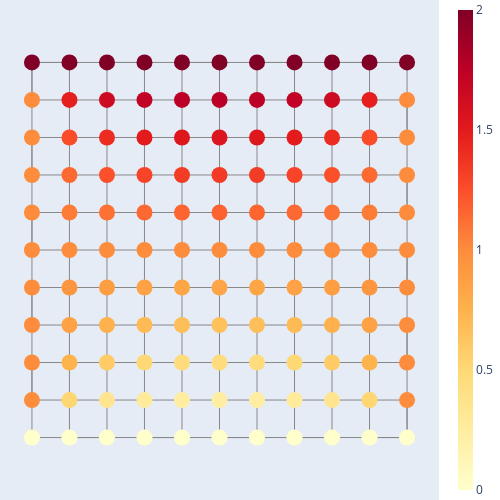

Notebook code cell kept with this figure:
### Markdown cell above
## Examples on a Lattice 

Now we consider the same problems on a lattice with a defect. 

### Node with Dirichlet condition

We assume that inside $\Omega$ is a node with a zero Dirichlet condition. The defect is at a node that is in $\Omega$ but not in $A^-$ so we can use both interior reproduction formulas to achieve cloaking.

### Code cell
#Sample solution 
include("RWC.jl")
lat_data = RWC.gen_lattice()
Random.seed!(20)
uB = ones(lat_data.nB) # boundary condition
uB[1:11] .= 0
#[uB[i:(i+1)] = 1 .+ uB[(i-2):(i-1)] for i ∈ 12:2:28]
#uB[30:end] .= 10
uB[30:end] .=2
uI = - lat_data.Lap[lat_data.I,lat_data.I] \ (lat_data.Lap[lat_data.I,lat_data.B]*uB)
u = zeros(lat_data.nV); u[lat_data.I] = uI; u[lat_data.B] = uB

#Plot perfect lattice 
RWC.plot_lat_function(lat_data,u)

### Figure 1 — Plotly figure (JSON) as saved in the notebook; plotly's stock layout.template omitted (floating-point values rounded to 4 significant figures)
{"data": [{"line": {"color": "#888", "width": 1}, "mode": "lines", "type": "scatter", "x": [1, 2, 3, 4, 5, 6, 7, 8, 9, 10, 11, 11, 10, 9, 8, 7, 6, 5, 4, 3, 2, 1, 1, 2, 3, 4, 5, 6, 7, 8, 9, 10, 11, 11, 10, 9, 8, 7, 6, 5, 4, 3, 2, 1, 1, 2, 3, 4, 5, 6, 7, 8, 9, 10, 11, 11, 10, 9, 8, 7, 6, 5, 4, 3, 2, 1, 1, 2, 3, 4, 5, 6, 7, 8, 9, 10, 11, 11, 10, 9, 8, 7, 6, 5, 4, 3, 2, 1, 1, 2, 3, 4, 5, 6, 7, 8, 9, 10, 11, 11, 10, 9, 8, 7, 6, 5, 4, 3, 2, 1, 1, 2, 3, 4, 5, 6, 7, 8, 9, 10, 11], "y": [1, 1, 1, 1, 1, 1, 1, 1, 1, 1, 1, 2, 2, 2, 2, 2, 2, 2, 2, 2, 2, 2, 3, 3, 3, 3, 3, 3, 3, 3, 3, 3, 3, 4, 4, 4, 4, 4, 4, 4, 4, 4, 4, 4, 5, 5, 5, 5, 5, 5, 5, 5, 5, 5, 5, 6, 6, 6, 6, 6, 6, 6, 6, 6, 6, 6, 7, 7, 7, 7, 7, 7, 7, 7, 7, 7, 7, 8, 8, 8, 8, 8, 8, 8, 8, 8, 8, 8, 9, 9, 9, 9, 9, 9, 9, 9, 9, 9, 9, 10, 10, 10, 10, 10, 10, 10, 10, 10, 10, 10, 11, 11, 11, 11, 11, 11, 11, 11, 11, 11, 11]}, {"line": {"color": "#888", "width": 1}, "mode": "lines", "type": "scatter", "x": [1, 1, 1, 1, 1, 1, 1, 1, 1, 1, 1, 2, 2, 2, 2, 2, 2, 2, 2, 2, 2, 2, 3, 3, 3, 3, 3, 3, 3, 3, 3, 3, 3, 4, 4, 4, 4, 4, 4, 4, 4, 4, 4, 4, 5, 5, 5, 5, 5, 5, 5, 5, 5, 5, 5, 6, 6, 6, 6, 6, 6, 6, 6, 6, 6, 6, 7, 7, 7, 7, 7, 7, 7, 7, 7, 7, 7, 8, 8, 8, 8, 8, 8, 8, 8, 8, 8, 8, 9, 9, 9, 9, 9, 9, 9, 9, 9, 9, 9, 10, 10, 10, 10, 10, 10, 10, 10, 10, 10, 10, 11, 11, 11, 11, 11, 11, 11, 11, 11, 11, 11], "y": [1, 2, 3, 4, 5, 6, 7, 8, 9, 10, 11, 11, 10, 9, 8, 7, 6, 5, 4, 3, 2, 1, 1, 2, 3, 4, 5, 6, 7, 8, 9, 10, 11, 11, 10, 9, 8, 7, 6, 5, 4, 3, 2, 1, 1, 2, 3, 4, 5, 6, 7, 8, 9, 10, 11, 11, 10, 9, 8, 7, 6, 5, 4, 3, 2, 1, 1, 2, 3, 4, 5, 6, 7, 8, 9, 10, 11, 11, 10, 9, 8, 7, 6, 5, 4, 3, 2, 1, 1, 2, 3, 4, 5, 6, 7, 8, 9, 10, 11, 11, 10, 9, 8, 7, 6, 5, 4, 3, 2, 1, 1, 2, 3, 4, 5, 6, 7, 8, 9, 10, 11]}, {"marker": {"color": [0, 0, 0, 0, 0, 0, 0, 0, 0, 0, 0, 1, 0.5221, 0.3462, 0.2744, 0.2448, 0.2366, 0.2448, 0.2744, 0.3462, 0.5221, 1, 1, 0.7424, 0.5882, 0.5067, 0.4681, 0.4568, 0.4681, 0.5067, 0.5882, 0.7424, 1, 1, 0.8592, 0.7577, 0.696, 0.6641, 0.6544, 0.6641, 0.696, 0.7577, 0.8592, 1, 1, 0.9367, 0.8874, 0.8554, 0.838, 0.8326, 0.838, 0.8554, 0.8874, 0.9367, 1, 1, 1.0, 1.0, 1, 1.0, 1.0, 1.0, 1.0, 1.0, 1.0, 1, 1, 1.063, 1.113, 1.145, 1.162, 1.167, 1.162, 1.145, 1.113, 1.063, 1, 1, 1.141, 1.242, 1.304, 1.336, 1.346, 1.336, 1.304, 1.242, 1.141, 1, 1, 1.258, 1.412, 1.493, 1.532, 1.543, 1.532, 1.493, 1.412, 1.258, 1, 1, 1.478, 1.654, 1.726, 1.755, 1.763, 1.755, 1.726, 1.654, 1.478, 1, 2, 2, 2, 2, 2, 2, 2, 2, 2, 2, 2], "colorbar": {"thickness": 15}, "colorscale": [[0, "#FFFFCC"], [0.125, "#FFEDA0"], [0.25, "#FED976"], [0.375, "#FEB24C"], [0.5, "#FD8D3C"], [0.625, "#FC4E2A"], [0.75, "#E31A1C"], [0.875, "#BD0026"], [1, "#800026"]], "showscale": true, "size": 16}, "mode": "markers", "text": ["Net particle charge: 0.0", "Net particle charge: 0.0", "Net particle charge: 0.0", "Net particle charge: 0.0", "Net particle charge: 0.0", "Net particle charge: 0.0", "Net particle charge: 0.0", "Net particle charge: 0.0", "Net particle charge: 0.0", "Net particle charge: 0.0", "Net particle charge: 0.0", "Net particle charge: 1.0", "Net particle charge: 0.5221499807155788", "Net particle charge: 0.3462030046981656", "Net particle charge: 0.2744145443215466", "Net particle charge: 0.24477398097303762", "Net particle charge: 0.23658654347987818", "Net particle charge: 0.2447739809730375", "Net particle charge: 0.27441454432154655", "Net particle charge: 0.3462030046981655", "Net particle charge: 0.5221499807155788", "Net particle charge: 1.0", "Net particle charge: 1.0", "Net particle charge: 0.7423969181641499", "Net particle charge: 0.588247493755537", "Net particle charge: 0.5066811916149833", "Net particle charge: 0.46809483609072566", "Net particle charge: 0.4567982119734375", "Net particle charge: 0.46809483609072533", "Net particle charge: 0.506681191614983", "Net particle charge: 0.5882474937555366", "Net particle charge: 0.7423969181641497", "Net particle charge: 1.0", "Net particle charge: 1.0", "Net particle charge: 0.8591901981854831", "Net particle charge: 0.7577088605448489", "Net particle charge: 0.6959678922921241", "Net particle charge: 0.6641259598014441", "Net particle charge: 0.6544166322324209", "Net particle charge: 0.6641259598014437", "Net particle charge: 0.6959678922921235", "Net particle charge: 0.7577088605448483", "Net particle charge: 0.8591901981854829", "Net particle charge: 1.0", "Net particle charge: 1.0", "Net particle charge: 0.9366550140329334", "Net particle charge: 0.8874298579462507", "Net particle charge: 0.8553555572072201", "Net particle charge: 0.8380244785905054", "Net particle charge: 0.8326163973533579", "Net particle charge: 0.8380244785905052", "Net particle charge: 0.8553555572072196", "Net particle charge: 0.8874298579462503", "Net particle charge: 0.9366550140329334", "Net particle charge: 1.0", "Net particle charge: 1.0", "Net particle charge: 1.0000000000000002", "Net particle charge: 1.0000000000000002", "Net particle charge: 1.0", "Net particle charge: 0.9999999999999996", "Net particle charge: 0.9999999999999996", "Net particle charge: 0.9999999999999994", "Net particle charge: 0.9999999999999996", "Net particle charge: 0.9999999999999998", "Net particle charge: 0.9999999999999999", "Net particle charge: 1.0", "Net particle charge: 1.0", "Net particle charge: 1.0633449859670667", "Net particle charge: 1.1125701420537495", "Net particle charge: 1.14464444279278", "Net particle charge: 1.161975521409494", "Net particle charge: 1.1673836026466415", "Net particle charge: 1.1619755214094938", "Net particle charge: 1.1446444427927793", "Net particle charge: 1.112570142053749", "Net particle charge: 1.0633449859670665", "Net particle charge: 1.0", "Net particle charge: 1.0", "Net particle charge: 1.1408098018145174", "Net particle charge: 1.2422911394551515", "Net particle charge: 1.3040321077078758", "Net particle charge: 1.3358740401985554", "Net particle charge: 1.3455833677675781", "Net particle charge: 1.335874040198555", "Net particle charge: 1.3040321077078754", "Net particle charge: 1.2422911394551512", "Net particle charge: 1.140809801814517", "Net particle charge: 1.0", "Net particle charge: 1.0", "Net particle charge: 1.2576030818358503", "Net particle charge: 1.4117525062444631", "Net particle charge: 1.4933188083850168", "Net particle charge: 1.5319051639092742", "Net particle charge: 1.5432017880265623", "Net particle charge: 1.5319051639092738", "Net particle charge: 1.4933188083850164", "Net particle charge: 1.4117525062444634", "Net particle charge: 1.2576030818358508", "Net particle charge: 1.0", "Net particle charge: 1.0", "Net particle charge: 1.4778500192844208", "Net particle charge: 1.6537969953018343", "Net particle charge: 1.7255854556784533", "Net particle charge: 1.7552260190269624", "Net particle charge: 1.7634134565201223", "Net particle charge: 1.7552260190269622", "Net particle charge: 1.7255854556784531", "Net particle charge: 1.6537969953018343", "Net particle charge: 1.4778500192844215", "Net particle charge: 1.0", "Net particle charge: 2.0", "Net particle charge: 2.0", "Net particle charge: 2.0", "Net particle charge: 2.0", "Net particle charge: 2.0", "Net particle charge: 2.0", "Net particle charge: 2.0", "Net particle charge: 2.0", "Net particle charge: 2.0", "Net particle charge: 2.0", "Net particle charge: 2.0"], "type": "scatter", "x": [1, 2, 3, 4, 5, 6, 7, 8, 9, 10, 11, 11, 10, 9, 8, 7, 6, 5, 4, 3, 2, 1, 1, 2, 3, 4, 5, 6, 7, 8, 9, 10, 11, 11, 10, 9, 8, 7, 6, 5, 4, 3, 2, 1, 1, 2, 3, 4, 5, 6, 7, 8, 9, 10, 11, 11, 10, 9, 8, 7, 6, 5, 4, 3, 2, 1, 1, 2, 3, 4, 5, 6, 7, 8, 9, 10, 11, 11, 10, 9, 8, 7, 6, 5, 4, 3, 2, 1, 1, 2, 3, 4, 5, 6, 7, 8, 9, 10, 11, 11, 10, 9, 8, 7, 6, 5, 4, 3, 2, 1, 1, 2, 3, 4, 5, 6, 7, 8, 9, 10, 11], "y": [1, 1, 1, 1, 1, 1, 1, 1, 1, 1, 1, 2, 2, 2, 2, 2, 2, 2, 2, 2, 2, 2, 3, 3, 3, 3, 3, 3, 3, 3, 3, 3, 3, 4, 4, 4, 4, 4, 4, 4, 4, 4, 4, 4, 5, 5, 5, 5, 5, 5, 5, 5, 5, 5, 5, 6, 6, 6, 6, 6, 6, 6, 6, 6, 6, 6, 7, 7, 7, 7, 7, 7, 7, 7, 7, 7, 7, 8, 8, 8, 8, 8, 8, 8, 8, 8, 8, 8, 9, 9, 9, 9, 9, 9, 9, 9, 9, 9, 9, 10, 10, 10, 10, 10, 10, 10, 10, 10, 10, 10, 11, 11, 11, 11, 11, 11, 11, 11, 11, 11, 11]}], "layout": {"height": 500, "hovermode": "closest", "margin": {"b": 0, "l": 0, "r": 0, "t": 0}, "showarrow": false, "showlegend": false, "width": 500, "xaxis": {"showgrid": false, "showticklabels": false, "zeroline": false}, "yaxis": {"scaleanchor": "x", "showgrid": false, "showticklabels": false, "zeroline": false}}}
